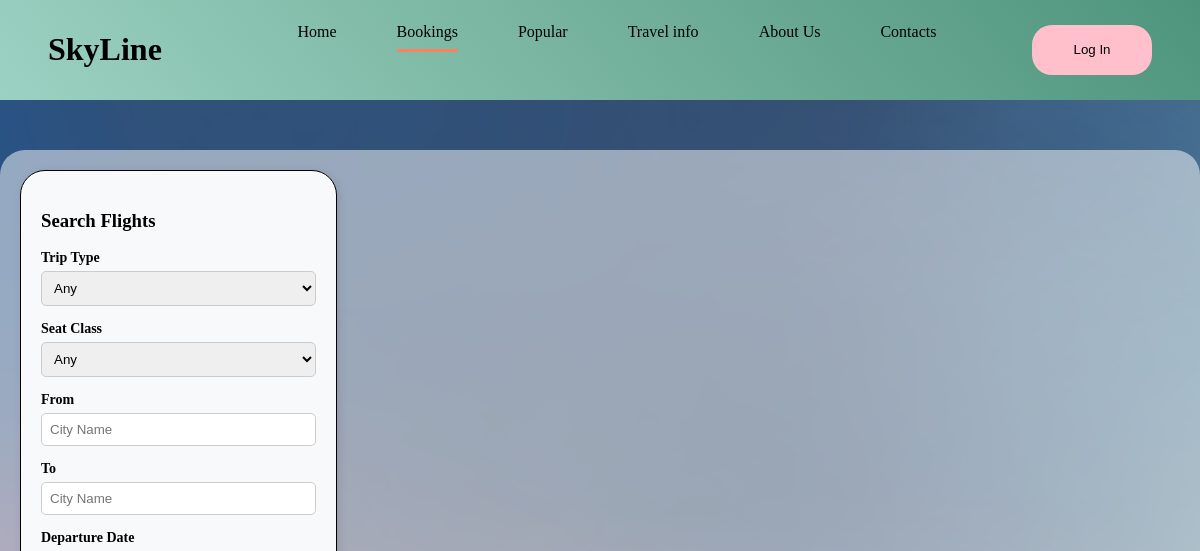
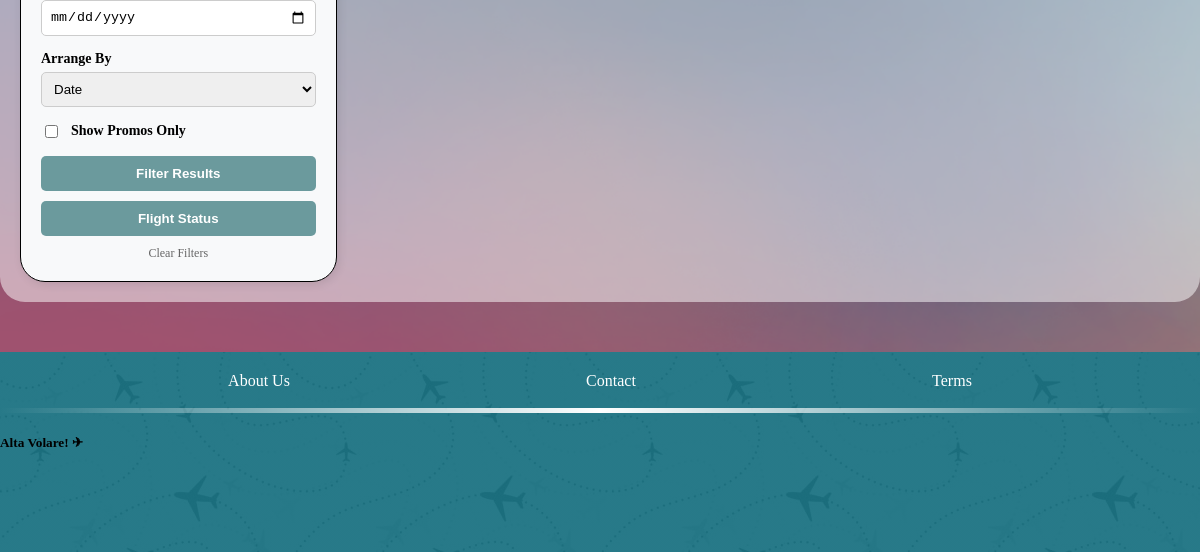
The page /booking on the database as committed earlier (2 pictures, top to bottom).
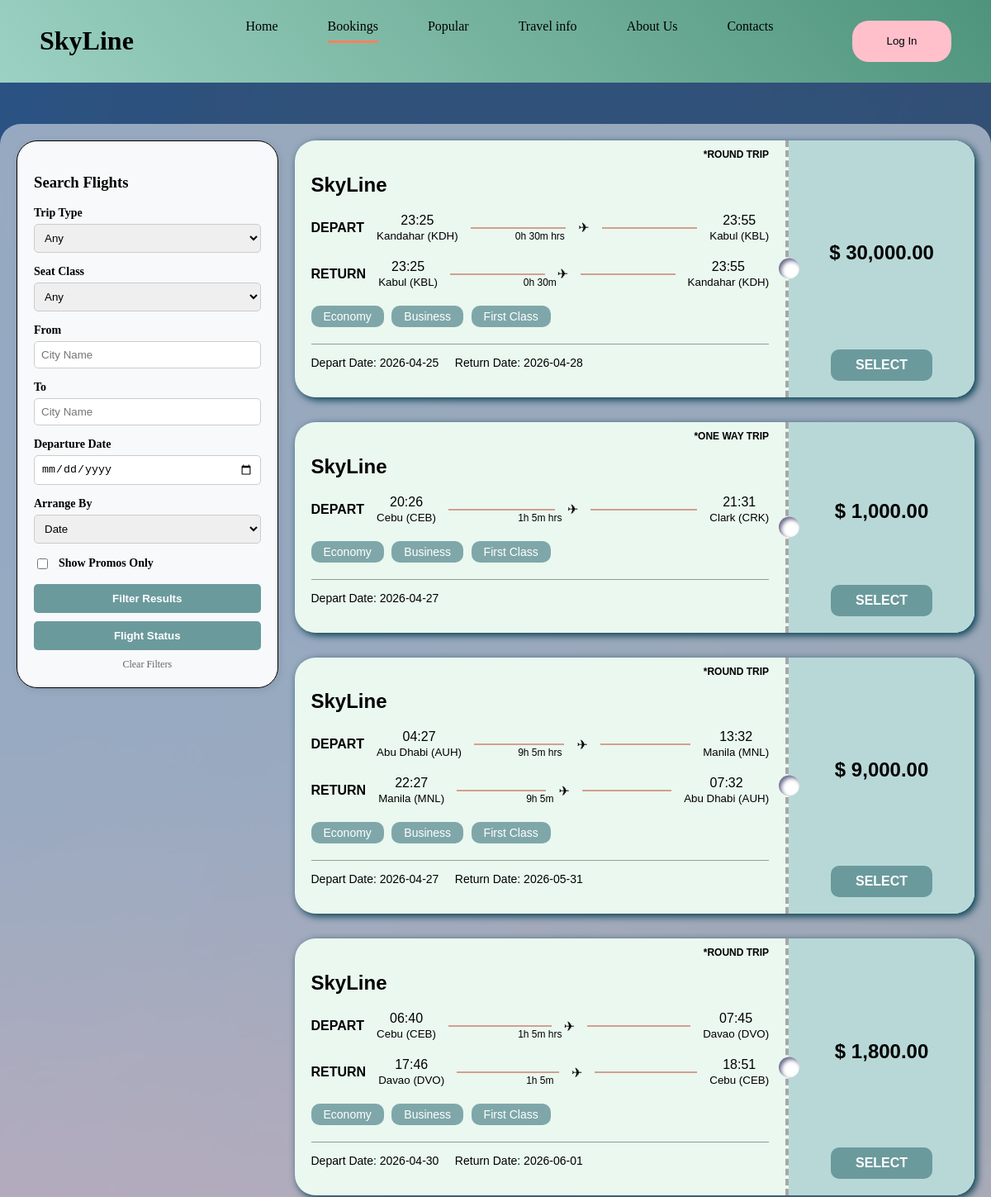
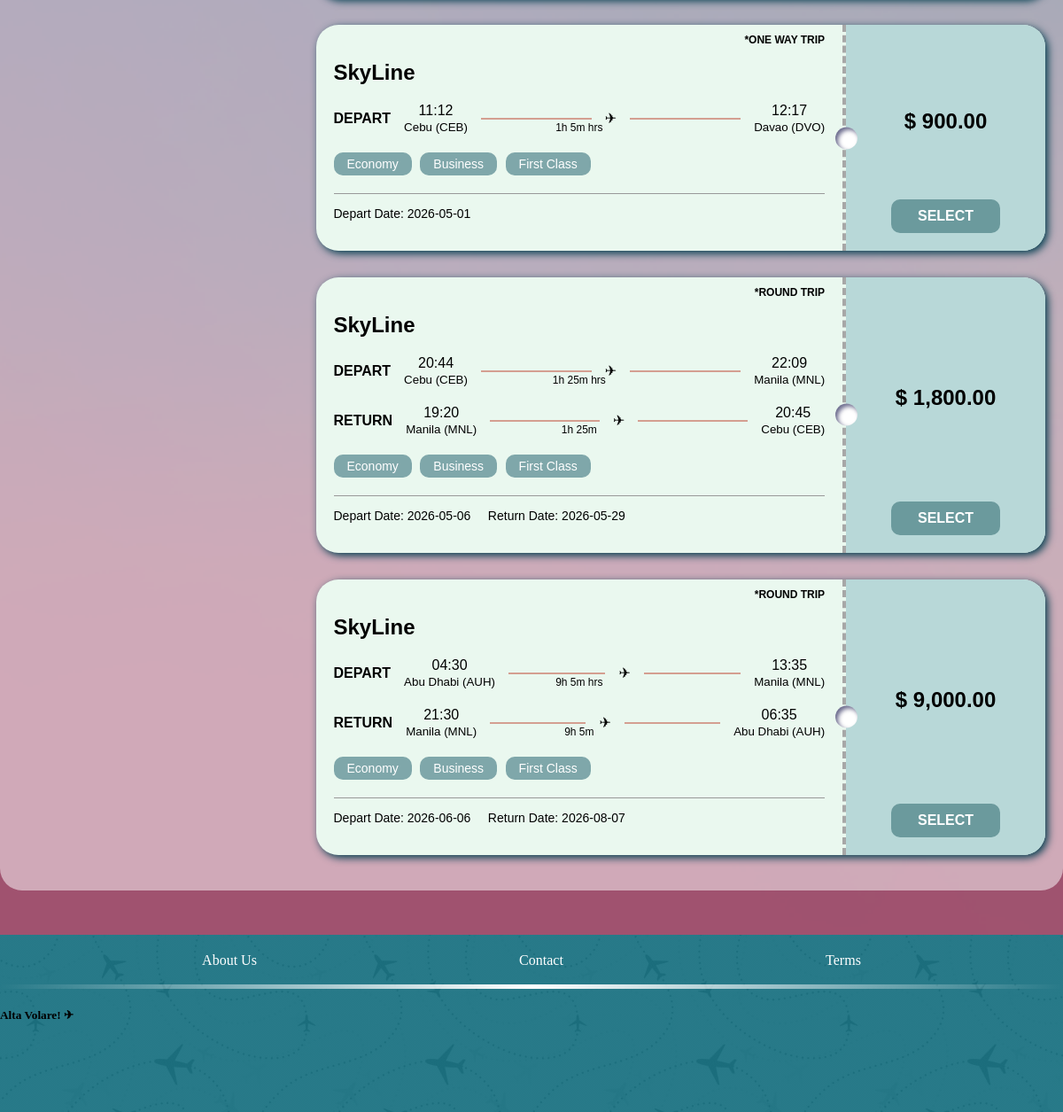
The same page on the database as committed later (2 pictures, top to bottom).
### app.py (models this page shows)
class Flight(db.Model):
    id = db.Column(db.Integer, primary_key=True)
    from_country = db.Column(db.String(50), nullable=False)
    from_city = db.Column(db.String(50), nullable=False)
    to_country = db.Column(db.String(50), nullable=False)
    to_city = db.Column(db.String(50), nullable=False)
    dep_date = db.Column(db.String(20), nullable=False)
    dep_time = db.Column(db.String(20), nullable=False)
    ret_date = db.Column(db.String(20), nullable=False)
    ret_time = db.Column(db.String(20), nullable=False)
    duration = db.Column(db.String(20), nullable=False)
    tickets_economy = db.Column(db.Integer)
    tickets_business = db.Column(db.Integer)
    tickets_first = db.Column(db.Integer)
    price = db.Column(db.Float, nullable=False)
    promo_code = db.Column(db.String(50), nullable=False)
    trip_type=db.Column(db.String(50), nullable=False)

### app.py (the view)
@app.route('/booking')
def booking():
    query = Flight.query
    trip_type = request.args.get('trip_type')
    if trip_type:
        query = query.filter(Flight.trip_type == trip_type)
    seat_class = request.args.get('seat_class')
    if seat_class == 'economy':
        query = query.filter(Flight.tickets_economy > 0)
    elif seat_class == 'business':
        query = query.filter(Flight.tickets_business > 0)
    elif seat_class == 'first':
        query = query.filter(Flight.tickets_first > 0)
    from_city = request.args.get('from_city')
    if from_city:
        query = query.filter(Flight.from_city.contains(from_city))
    to_city = request.args.get('to_city')
    if to_city:
        query = query.filter(Flight.to_city.contains(to_city))
    dep_date = request.args.get('dep_date')
    if dep_date:
        query = query.filter(Flight.dep_date == dep_date)
    if request.args.get('has_promo') == 'yes':
        query = query.filter(Flight.promo_code != 'none', Flight.promo_code != '')
    sort_by = request.args.get('sort_by', 'dep_date')
    if sort_by == 'price':
        query = query.order_by(Flight.price.asc())
    else:
        query = query.order_by(Flight.dep_date.asc())
    flights = query.all()
    return render_template('booking.html', flights=flights, calc_arrival=calculate_arrival)

### app.py (called while the page is built)
@app.after_request
def add_header(response):
    response.headers["Cache-Control"] = "no-cache, no-store, must-revalidate"
    response.headers["Pragma"] = "no-cache"
    response.headers["Expires"] = "0"
    return response

def calculate_arrival(start_time_str, duration_str):
    if not start_time_str or start_time_str == "none" or not duration_str:
        return "--:--"
    try:
        start_time = datetime.strptime(start_time_str, "%H:%M")
        clean_duration = duration_str.lower()
        hours = int(clean_duration.split('h')[0].strip())
        minutes = 0
        if 'm' in clean_duration:
            minutes = int(clean_duration.split('h')[1].split('m')[0].strip())
        arrival_time = start_time + timedelta(hours=hours, minutes=minutes)
        return arrival_time.strftime("%H:%M")
    except (ValueError, IndexError):
        return "--:--"

### templates/booking.html (shortened to what this page needs)
<!DOCTYPE html>
<html lang="en">
<head>
    <link rel="stylesheet" href="{{ url_for('static', filename='style.css') }}">
</head>
<body class="body">
    <div class="nav">
        <div class="logo"><h1>SkyLine</h1></div>
        <ul class="nav-container">
                <li class="nav-buttons"><a href="{{ url_for('index') }}">Home<hr class="n1"></a></li>
                <li class="nav-buttons"><a href="{{ url_for('booking') }}">Bookings<hr class="n2"  style="width: 100%;"></a></li>
                <li class="nav-buttons"><a href="{{ url_for('popular') }}">Popular<hr class="n3"></a></li>
                <li class="nav-buttons">
                    <a href="#">Travel info<hr class="n3"></a>
                </li>
                <li class="nav-buttons"><a href="{{ url_for('about') }}#about">About Us<hr class="n4"></a></li>
                <li class="nav-buttons"><a href="{{ url_for('contact') }}#contact">Contacts<hr class="n5"></a></li>
            </ul>
            <div class="nav-auth">
                {% if session['user_id'] %}
                    <div class="user-profile" style="display: flex; align-items: center; gap: 12px;">
                        <span class="user-name" style="color: white; font-family: 'Bookman Old Style'; font-weight: bold;">
                            Welcome, {{ session['first_name'] }}!
                        </span>
                        <a href="{{ url_for('bookedflights') }}" style="text-decoration: none;">
                        <div class="avatar-circle" style="width: 38px; height: 38px; background-color: #f0f0f0; border-radius: 50%; display: flex; align-items: center; justify-content: center;">
                            <svg viewBox="0 0 24 24" fill="#555" width="24px" height="24px">
                                <path d="M12 12c2.21 0 4-1.79 4-4s-1.79-4-4-4-4 1.79-4 4 1.79 4 4 4zm0 2c-2.67 0-8 1.34-8 4v2h16v-2c0-2.66-5.33-4-8-4z"/>
                            </svg>
                        </div>
                        </a>
                        <a href="{{ url_for('logout') }}" style="color: #ff4d4d; font-size: 0.7rem; text-decoration: none; text-transform: uppercase; font-family: sans-serif; font-weight: bold;">Logout</a>
                    </div>
                {% else %}
                    <button class="log-in"><a href="{{ url_for('login') }}">Log In</a></button>
                {% endif %}
            </div>
    </div>
<div class="booking-wrapper" >
        <div class="search-sidebar" >
            <h3>Search Flights</h3>
            <form action="{{ url_for('booking') }}" method="GET">
                <div class="filter-group">
                    <label>Trip Type</label>
                    <select name="trip_type">
                        <option value="">Any</option>
                    </select>
                </div>
                <div class="filter-group">
                    <label>Seat Class</label>
                    <select name="seat_class">
                        <option value="">Any</option>
                    </select>
                </div>
                <div class="filter-group">
                    <label>From</label>
                    <input type="text" name="from_city" placeholder="City Name">
                </div>
                <div class="filter-group">
                    <label>To</label>
                    <input type="text" name="to_city" placeholder="City Name">
                </div>
                <div class="filter-group">
                    <label>Departure Date</label>
                    <input type="date" name="dep_date">
                </div>
                <div class="filter-group">
                    <label>Arrange By</label>
                    <select name="sort_by">
                        <option value="dep_date">Date</option>
                    </select>
                </div>
                <div class="filter-group" style="flex-direction: row; align-items: center; gap: 10px;">
                    <input type="checkbox" name="has_promo" value="yes">
                    <label style="margin-bottom: 0;">Show Promos Only</label>
                </div>
                <button type="submit" class="search-btn">Filter Results</button>
                <button type="submit" class="search-btn" style="margin-top: 10px;">Flight Status</button>
                <a href="{{ url_for('booking') }}" style="display:block; text-align:center; margin-top:10px; font-size:12px; color:#666; text-decoration:none;">Clear Filters</a>
            </form>
        </div>
        <div class="ticket-container" action="/checkout" method="POST">
            {% for flight in flights %}
                {% if flight.tickets_economy > 0 or flight.tickets_business > 0 or flight.tickets_first > 0 %}
                <div class="ticket-card">
                    <div class="ticket-left">
                        <h2>SkyLine</h2>
                        <span class="trip-tag">*{{ flight.trip_type.upper() }}</span>
                        <div class="flight-path">
                            <div><strong>DEPART</strong></div>
                            <div style="text-align:center">{{ flight.dep_time }}<br><small>{{ flight.from_city }}</small></div>
                            <div class="line"></div>
                            <div style="position:absolute; left:50%; transform:translateX(-50%); font-size:12px; margin-top:20px;">{{ flight.duration }} hrs</div>
                            <div style="text-align:center">&#9992;</div>
                            <div class="line"></div>
                            <div style="text-align:center">{{ calc_arrival(flight.dep_time, flight.duration) }}<br><small>{{ flight.to_city }}</small></div>
                        </div>
                        {% if flight.trip_type == "round trip" %}
                        <div class="flight-path" style="margin-top:20px;">
                            <div><strong>RETURN</strong></div>
                            <div style="text-align:center">{{ flight.ret_time }}<br><small>{{ flight.to_city }}</small></div>
                            <div class="line"></div>
                            <div style="position:absolute; left:50%; transform:translateX(-50%); font-size:12px; margin-top:20px;">{{ flight.duration }}</div>
                            <div style="text-align:center">&#9992;</div>
                            <div class="line"></div>
                            <div style="text-align:center">
                                {{ calc_arrival(flight.ret_time, flight.duration) }}<br>
                                <small>{{ flight.from_city }}</small>
                            </div>
                        </div>
                        {% endif %}
                        <div style="margin-top: 20px;">
                            {% if flight.tickets_economy > 0 %}<button class="class-badge">Economy</button>{% endif %}
                            {% if flight.tickets_business > 0 %}<button class="class-badge">Business</button>{% endif %}
                            {% if flight.tickets_first > 0 %}<button class="class-badge">First Class</button>{% endif %}
                        </div>
                        <hr style="margin-top:20px; border: 0; border-top: 1px solid #999;">
                        <p style="font-size:14px">Depart Date: {{ flight.dep_date }} {% if flight.trip_type == "round trip" %}&nbsp;&nbsp;&nbsp; Return Date: {{ flight.ret_date }}{% endif %}</p>
                    </div>
                    <div class="ticket-right">
                        <div style="font-size: 24px; font-weight: bold;">$ {{ "{:,.2f}".format(flight.price) }}</div>
                        <a href="{{ url_for('checkout', flight_id=flight.id) }}">
                            <button class="select-btn">SELECT</button>
                        </a>
                    </div>
                </div>
                {% endif %}
            {% endfor %}
        </div>
</div>
    <div class="footer">
        <div class="buttons">
            <ul class="footer-buttons">
                <li class="footer-buttons"><a href="index.html#about">About Us</a></li>
                <li class="footer-buttons"><a href="index.html#contact">Contact</a></li>
                <li class="footer-buttons"><a href="#">Terms</a></li>
            </ul>
        </div>
        <hr>
        <h5>Alta Volare! &#9992;</h5>
    </div>
</body>
</html>

### static/style.css (style rules this page uses)
html, body { margin: 0; padding: 0; background-color: rgb(255, 255, 255); font-family: 'Franklin Gothic Medium'; scroll-behavior: smooth; overflow-x: hidden; width: 100%; }
* { box-sizing: border-box; }
.nav { width: 100%; height: auto; min-height: 60px; background-image: linear-gradient(50deg, #b5eed1d0, #4e947c); display: flex; flex-wrap: wrap; align-items: center; justify-content: space-between; padding: 10px 4%; margin: 0 0; overflow: visible; }
.nav hr { height: 3px; border: none; background-color: #ff815b; width: 0px; transition: width 0.3s ease-out; }
.logo { margin: auto 0; }
.nav-container { width: auto; max-width: 100%; display: flex; gap: 20px; margin-top: 0; }
.nav-container, .nav-buttons, a { text-decoration: none; list-style-type: none; color: black; }
.log-in { width: 120px; height: 50px; background-color: pink; margin: auto 0; border: none; border-radius: 20px; }
.nav-buttons { position: relative; list-style: none; padding: 10px 20px; }

### templates/booking.html (style rules this page uses)
.body { background-image: url(static/images/booking.webp); background-size: cover; }
.ticket-container { max-width: 900px; margin: 20px auto; display: flex; flex-direction: column; gap: 30px; }
.ticket-card { display: flex; background: #eaf8ef; border-radius: 25px; overflow: hidden; color: #000; font-family: sans-serif; min-height: 220px; box-shadow: 3px 3px 10px rgb(0, 60, 78); }
.ticket-left { flex: 3; padding: 20px; position: relative; border-right: 4px dashed #a7a7a7; }
.ticket-right { flex: 1; background: #b8d8d8; padding: 20px; display: flex; flex-direction: column; justify-content: space-between; align-items: center; position: relative; }
.ticket-right::before { content: ''; position: absolute; left: -12px; top: 50%; transform: translateY(-50%); width: 25px; height: 25px; background: #fff; border-radius: 50%; box-shadow: inset 3px 3px 5px rgba(1, 1, 59, 0.589); }
.flight-path { display: flex; align-items: center; gap: 15px; margin: 10px 0; }
.line { flex-grow: 1; height: 2px; background: #d49f91; position: relative; }
.class-badge { background: #7fa7aa; color: white; padding: 5px 15px; border-radius: 10px; font-size: 14px; margin-right: 5px; border: none; }
.select-btn { background: #6b9a9d; color: white; padding: 10px 30px; border-radius: 10px; border: none; cursor: pointer; font-weight: bold; font-size: 16px; }
.trip-tag { position: absolute; top: 10px; right: 20px; font-size: 12px; font-weight: bold; }
.booking-wrapper { background-color: rgba(255, 255, 255, 0.507); border-radius: 25px; display: flex; max-width: 1200px; margin: 50px auto; gap: 20px; padding: 20px; }
.search-sidebar { flex: 1; background: #f8f9fa; padding: 20px; border-radius: 25px; height: fit-content; box-shadow: 2px 2px 10px rgba(0,0,0,0.1); border: solid black 1px; }
.ticket-container { flex: 3; margin-top: 0; }
.filter-group { margin-bottom: 15px; display: flex; flex-direction: column; gap: 5px; }
.filter-group label { font-weight: bold; font-size: 14px; }
.filter-group select, .filter-group input { padding: 8px; border-radius: 5px; border: 1px solid #ccc; }
.search-btn { width: 100%; padding: 10px; background: #6b9a9d; color: white; border: none; border-radius: 5px; cursor: pointer; font-weight: bold; }

Rows that differ between the two databases and show on the page:
added Flight: trip_type "ROUND TRIP", dep_time "23:25", from_city "Kandahar (KDH)", duration "0h 30m", dep_time+duration "23:55", to_city "Kabul (KBL)", ret_time "23:25", ret_time+duration "23:55", tickets_economy "Economy", tickets_business "Business", tickets_first "First Class", dep_date "2026-04-25", ret_date "2026-04-28", price "30,000.00"
added Flight: trip_type "ONE WAY TRIP", dep_time "20:26", from_city "Cebu (CEB)", duration "1h 5m", dep_time+duration "21:31", to_city "Clark (CRK)", tickets_economy "Economy", tickets_business "Business", tickets_first "First Class", dep_date "2026-04-27", price "1,000.00"
added Flight: trip_type "ROUND TRIP", dep_time "04:27", from_city "Abu Dhabi (AUH)", duration "9h 5m", dep_time+duration "13:32", to_city "Manila (MNL)", ret_time "22:27", ret_time+duration "07:32", tickets_economy "Economy", tickets_business "Business", tickets_first "First Class", dep_date "2026-04-27", ret_date "2026-05-31", price "9,000.00"
added Flight: trip_type "ROUND TRIP", dep_time "06:40", from_city "Cebu (CEB)", duration "1h 5m", dep_time+duration "07:45", to_city "Davao (DVO)", ret_time "17:46", ret_time+duration "18:51", tickets_economy "Economy", tickets_business "Business", tickets_first "First Class", dep_date "2026-04-30", ret_date "2026-06-01", price "1,800.00"
added Flight: trip_type "ONE WAY TRIP", dep_time "11:12", from_city "Cebu (CEB)", duration "1h 5m", dep_time+duration "12:17", to_city "Davao (DVO)", tickets_economy "Economy", tickets_business "Business", tickets_first "First Class", dep_date "2026-05-01", price "900.00"
added Flight: trip_type "ROUND TRIP", dep_time "20:44", from_city "Cebu (CEB)", duration "1h 25m", dep_time+duration "22:09", to_city "Manila (MNL)", ret_time "19:20", ret_time+duration "20:45", tickets_economy "Economy", tickets_business "Business", tickets_first "First Class", dep_date "2026-05-06", ret_date "2026-05-29", price "1,800.00"
added Flight: trip_type "ROUND TRIP", dep_time "04:30", from_city "Abu Dhabi (AUH)", duration "9h 5m", dep_time+duration "13:35", to_city "Manila (MNL)", ret_time "21:30", ret_time+duration "06:35", tickets_economy "Economy", tickets_business "Business", tickets_first "First Class", dep_date "2026-06-06", ret_date "2026-08-07", price "9,000.00"
